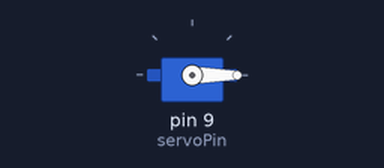
The sketch below on a simulated Arduino Uno, built with avr-gcc and run on an emulated ATmega328P. Shown: servo.

Above: at 0.05 s.
At 2.5 s:
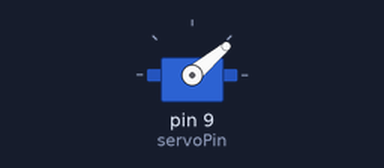
At 5.0 s:
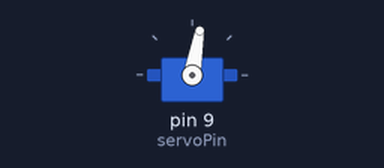
At 10.0 s:
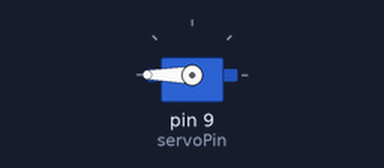
Timing chart, 0 to 13.0 s (numbered marks = the images above):
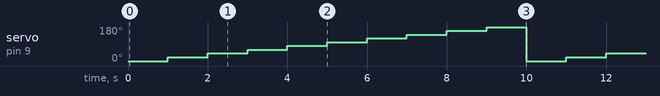

Measured:
- by itself, servo on pin 9 (servoPin): repeats every 10.0 s: 40° 1.0 s, 60° 1.0 s, 80° 1.0 s, 100° 1.0 s, 120° 1.0 s, 140° 1.0 s, 160° 1.0 s, 180° 1.0 s, 0° 1.0 s, 20° 1.0 s

The sketch:

servo_basic.ino
```cpp
#include<Servo.h>
Servo shriasServo;

int servoPin =9;

void setup()
{
    shriasServo.attach(servoPin);

}
void loop()
{
    for (int i=0;i<=180; i=i+20)
    {
        shriasServo.write(i);
        delay(1000);
    }
}
```
